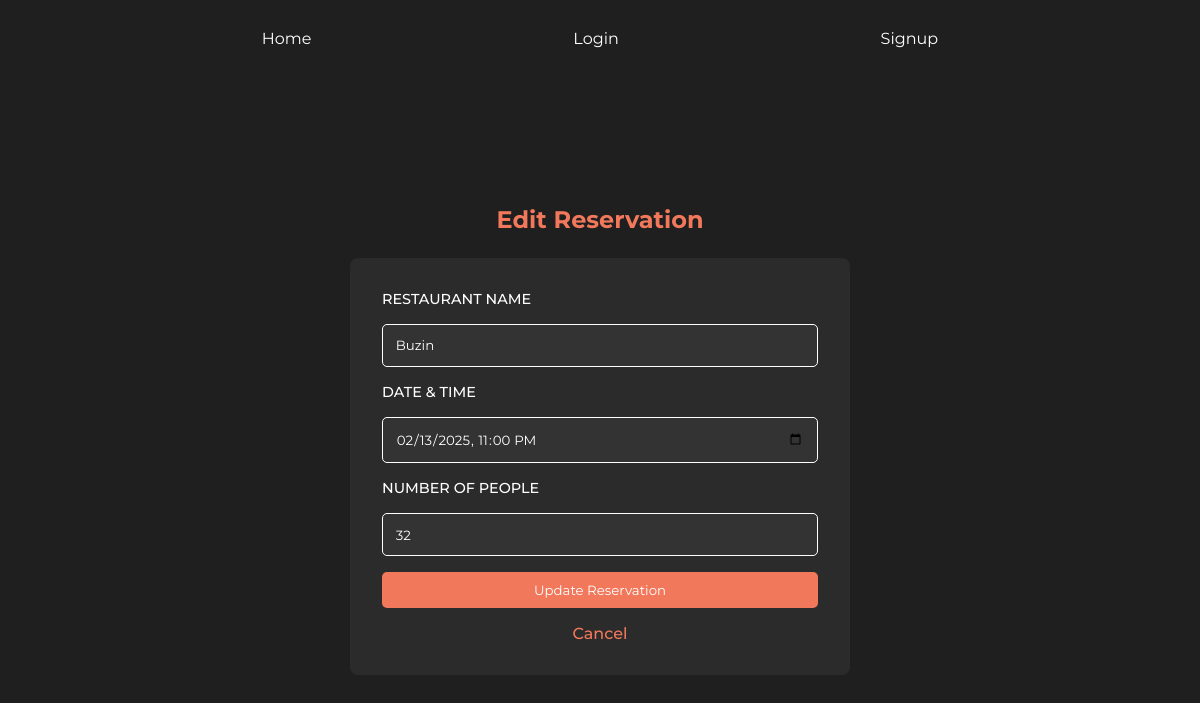
/edit-reservation/5, run on the app's committed database.
### models.py (models this page shows, shortened)
class Reservation(db.Model):
    id = db.Column(db.Integer, primary_key=True)
    restaurant_name = db.Column(db.String(100), nullable=False)
    date_time = db.Column(db.DateTime, nullable=False)
    num_people = db.Column(db.Integer, nullable=False)

### routes.py (the view)
@app.route("/edit-reservation/<int:id>", methods=["GET", "POST"])
def edit_reservation(id):
    reservation = Reservation.query.get_or_404(id)
    if request.method == "POST":
        reservation.restaurant_name = request.form["restaurant_name"]
        reservation.date_time = datetime.strptime(request.form["date_time"], "%Y-%m-%dT%H:%M")
        reservation.num_people = int(request.form["num_people"])
        db.session.commit()
        return redirect(url_for("reservation_list"))
    return render_template("edit_reservation.html", reservation=reservation)

### templates/edit_reservation.html (shortened to what this page needs)
{% extends "template.html" %}
{% block content %}
<div class="reservation-form-container">
    <h2>Edit Reservation</h2>
    <form action="{{ url_for('edit_reservation', id=reservation.id) }}" method="POST" class="reservation-form">
        <label for="restaurant_name">Restaurant Name</label>
        <input type="text" id="restaurant_name" name="restaurant_name" value="{{ reservation.restaurant_name }}"
            required>
        <label for="date_time">Date & Time</label>
        <input type="datetime-local" id="date_time" name="date_time"
            value="{{ reservation.date_time.strftime('%Y-%m-%dT%H:%M') }}" required>
        <label for="num_people">Number of People</label>
        <input type="number" id="num_people" name="num_people" value="{{ reservation.num_people }}" required>
        <button type="submit">Update Reservation</button>
        <a href="{{ url_for('reservation_list') }}">Cancel</a>
    </form>
</div>
{% endblock %}

### static/style.css (style rules this page uses)
* { box-sizing: border-box; font-family: "Montserrat", serif; margin: 0; padding: 0; }
.reservation-form-container { display: flex; flex-direction: column; justify-content: center; align-items: center; width: 100%; height: 90dvh; background-color: #1f1f1f; color: #fff; padding: 2rem; }
.reservation-form-container h1, .reservation-form-container h2 { color: #F2785C; margin-bottom: 1.5rem; }
.reservation-form { display: flex; flex-direction: column; gap: 1rem; width: 100%; max-width: 500px; background-color: #2b2b2b; padding: 2rem; border-radius: 8px; }
.reservation-form label { font-weight: 500; text-transform: uppercase; font-size: 0.9rem; }
.reservation-form input { width: 100%; padding: 0.8rem; border-radius: 5px; border: 1px solid #fff; background-color: #333; color: #fff; }
.reservation-form button { width: 100%; background-color: #F2785C; color: #fff; border: none; border-radius: 5px; padding: 10px 20px; cursor: pointer; transition: all ease-in-out 0.2s; }
.reservation-form a { text-align: center; color: #F2785C; text-decoration: none; font-weight: 500; }

### data on the page
Reservation: restaurant_name "Buzin", date_time "02/13/2025 23:00", num_people "32"
